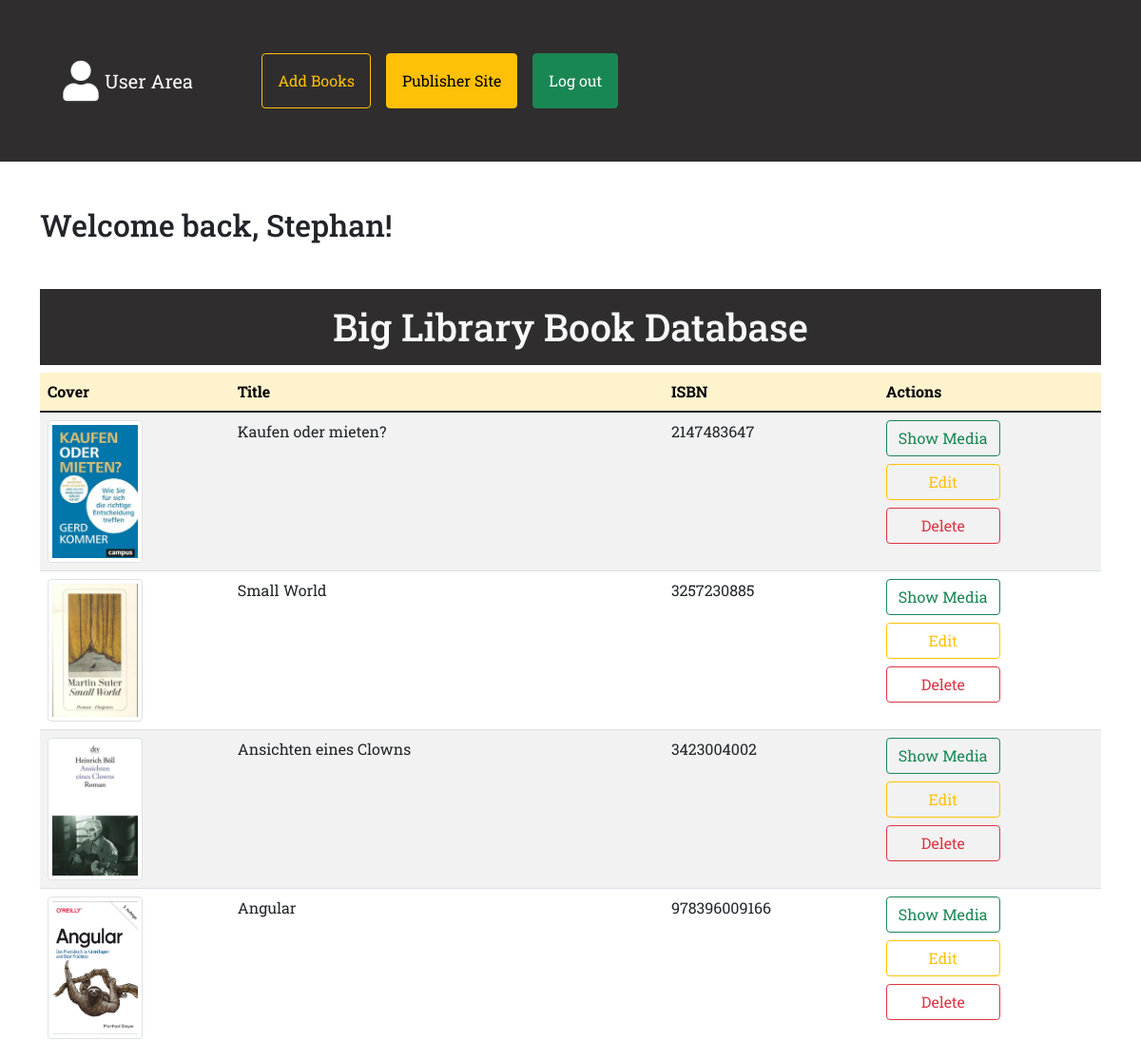
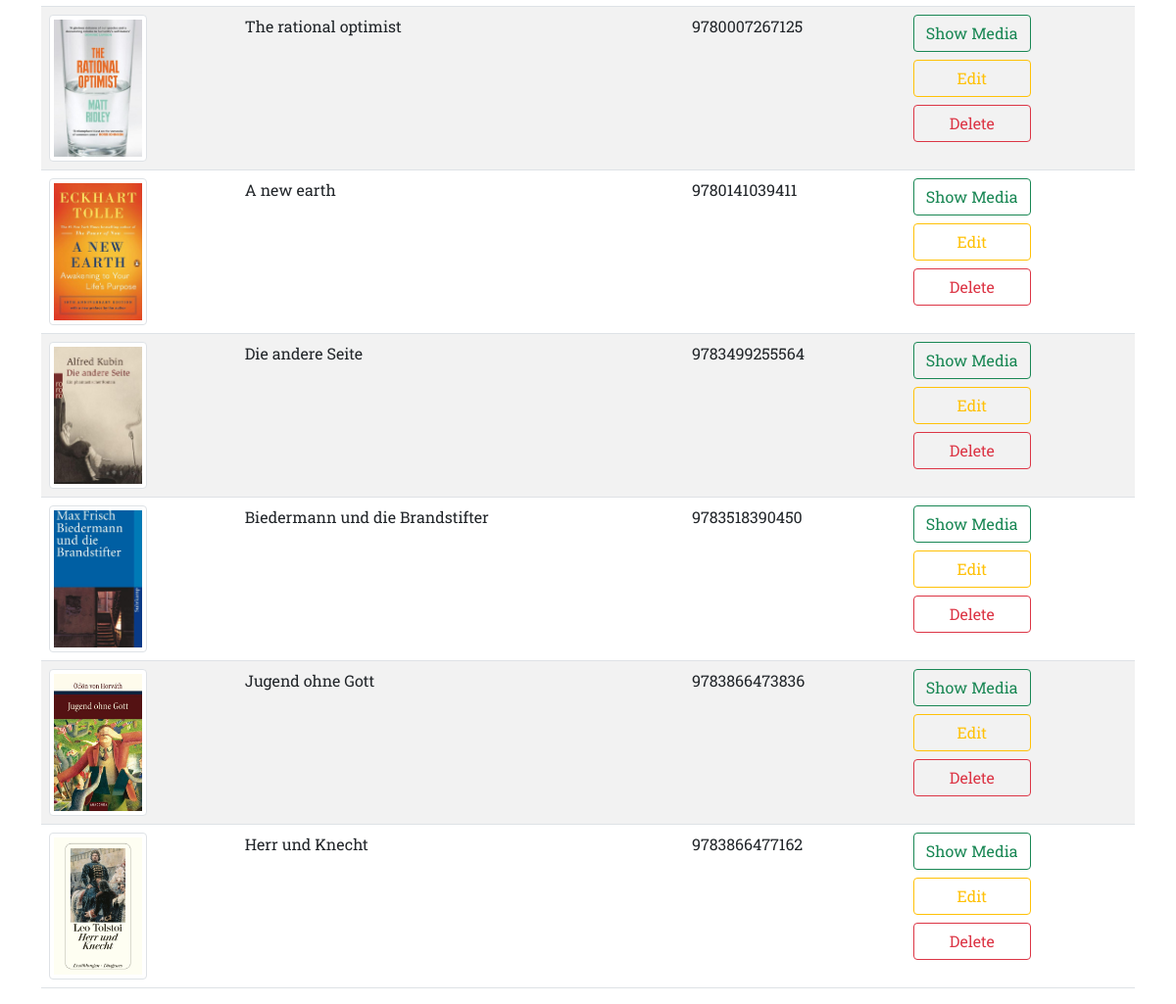
The app's page /admin.php with its own data (2 pictures, top to bottom).
### tables this page shows
CREATE TABLE `books` (
  `ISBN` bigint(20) NOT NULL,
  `title` varchar(80) NOT NULL,
  `image` varchar(100) NOT NULL,
  `description` varchar(100) NOT NULL,
  `type` varchar(40) NOT NULL,
  `author_fname` varchar(80) NOT NULL,
  `author_lname` varchar(80) NOT NULL,
  `publisher_name` varchar(100) NOT NULL,
  `publisher_address` varchar(100) NOT NULL,
  `publish_date` date DEFAULT NULL,
  `status` varchar(30) NOT NULL
);

### admin.php (the view, shortened to what this page needs)
<?php
require_once "actions/db_connect.php";
$adminName = "Stephan";
$sql = "SELECT * FROM books";
$result = mysqli_query($connect, $sql);
if (mysqli_num_rows($result) > 0) {
    $rows = mysqli_fetch_all($result, MYSQLI_ASSOC);
    } else {
        $rows = "no results";
    }
?>
<!DOCTYPE html>
<html lang="en">
<head>
    <?php require_once "components/bootstrap.php"?>
    <link rel="stylesheet" href="css/style.css">
</head>
<body>
    <nav class="navbar navbar-admin p-5 navbar-expand-lg navbar-dark bg-light mb-5">
        <div class="container-fluid">
            <a class="navbar-brand d-flex align-items-center" href="admin.php">
            <img src="img/user.png" alt="" width="50" height="50" class="d-inline-block align-text-top">
            User Area</a>
            <div class="collapse navbar-collapse" id="navbarNavAltMarkup">
            <div class="navbar-nav ms-5">
                <a class="nav-link" href="components/create.php"><button class="btn btn-outline-warning p-3">Add Books</button></a>
                <a class="nav-link" href="components/publisher.php"><button class="btn btn-warning p-3">Publisher Site</button></a>
                <a class="nav-link" href="index.php"><button class="btn btn-success p-3">Log out</button></a>
            </div>
            </div>
        </div>
    </nav>
    <div class="container">
         <h2 class="mb-5">Welcome back, <?= $adminName ?>!</h2>
        <h1 class="p-3 text-light text-center">Big Library Book Database</h1>
        <table class='table table-striped'>
               <thead class='table-warning'>
                   <tr>
                        <th class="cover">Cover</th>
                       <th>Title</th>
                       <th>ISBN</th>
                       <th>Actions</th>
                   </tr>
               </thead>
               <tbody>
                <?php
                   if(is_array($rows)) {
                       foreach($rows as $row) {
                ?>
                    <tr>
                        <td class="cover"><img src="img/<?= $row["image"] ?>" class="img-thumbnail table-img"></td>
                        <td><?=$row["title"] ?></td>
                        <td><?=$row["ISBN"]?></td>
                        <td>
                            <div class="d-flex flex-column">
                                <a href="components/details.php?id=<?=$row["ISBN"]?>"><button class='btn btn-outline-success mb-2'>Show Media</button>
                                <a href="components/update.php?id=<?=$row["ISBN"]?>"><button class='btn btn-outline-warning mb-2'>Edit</button>
                                <a href="components/delete.php?id=<?=$row["ISBN"]?>"><button class='btn btn-outline-danger'>Delete</button>
                            </div>
                        </td>
                   </tr>
                <?php
                       }
                    } else {
                        echo $rows;
                    }
                ?>
                </tbody>
           </table>
    </div>
</body>
</html>

### components/bootstrap.php (shortened to what this page needs)
<link href="https://cdn.jsdelivr.net/npm/bootstrap@5.1.3/dist/css/bootstrap.min.css" rel="stylesheet">

### css/style.css (style rules this page uses)
* { padding: 0; margin: 0; }
body { font-family: "Roboto Slab", serif; }
h1 { background: #2F2D2E; }
.navbar-admin { background: #2F2D2E !important; }
.table-img { width: 100px; height: 150px; -o-object-fit: cover; object-fit: cover; -o-object-position: center; object-position: center; }
tr > td > div > a > .btn { width: 120px; }

### records on screen
books: image (picture), title "Kaufen oder mieten?", ISBN "2147483647"
books: image (picture), title "Small World", ISBN "3257230885"
books: image (picture), title "Ansichten eines Clowns", ISBN "3423004002"
books: image (picture), title "Angular", ISBN "978396009166"
books: image (picture), title "The rational optimist", ISBN "9780007267125"
books: image (picture), title "A new earth", ISBN "9780141039411"
books: image (picture), title "Die andere Seite", ISBN "9783499255564"
books: image (picture), title "Biedermann und die Brandstifter", ISBN "9783518390450"
books: image (picture), title "Jugend ohne Gott", ISBN "9783866473836"
books: image (picture), title "Herr und Knecht", ISBN "9783866477162"

### other values on screen
$adminName "Stephan"
